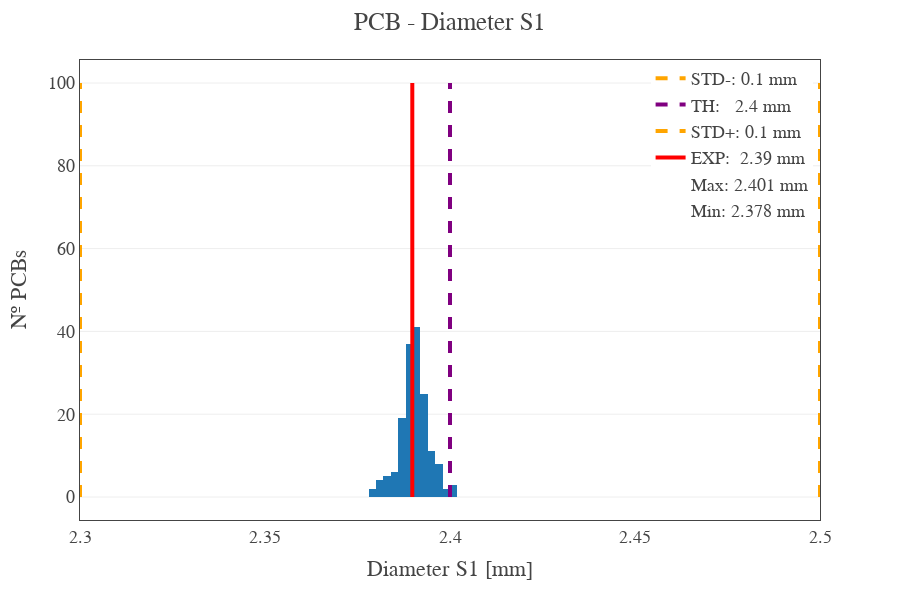
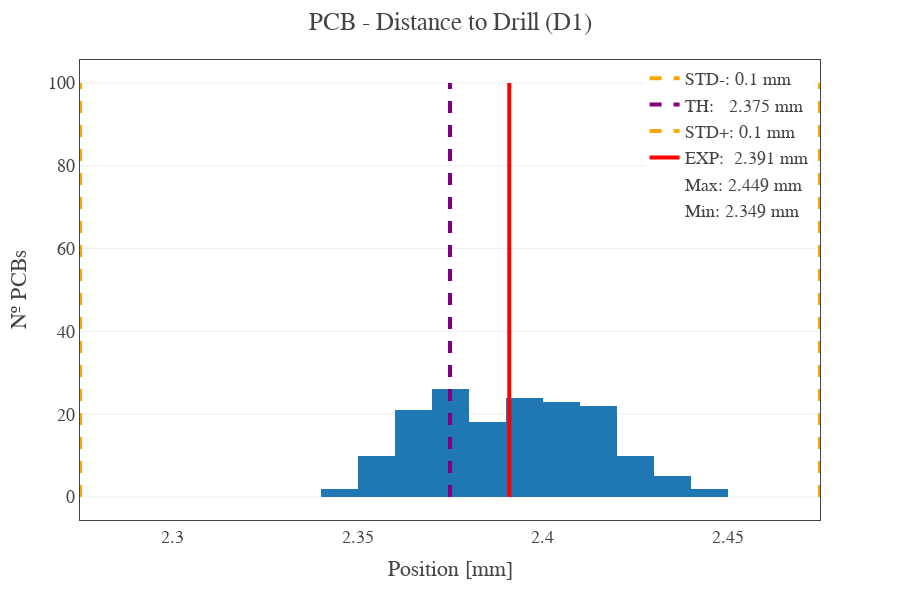
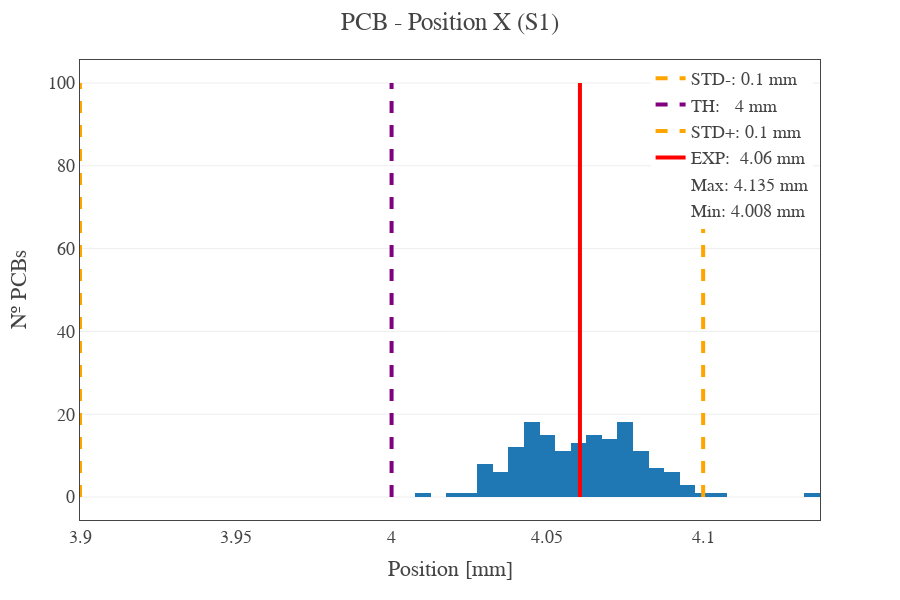
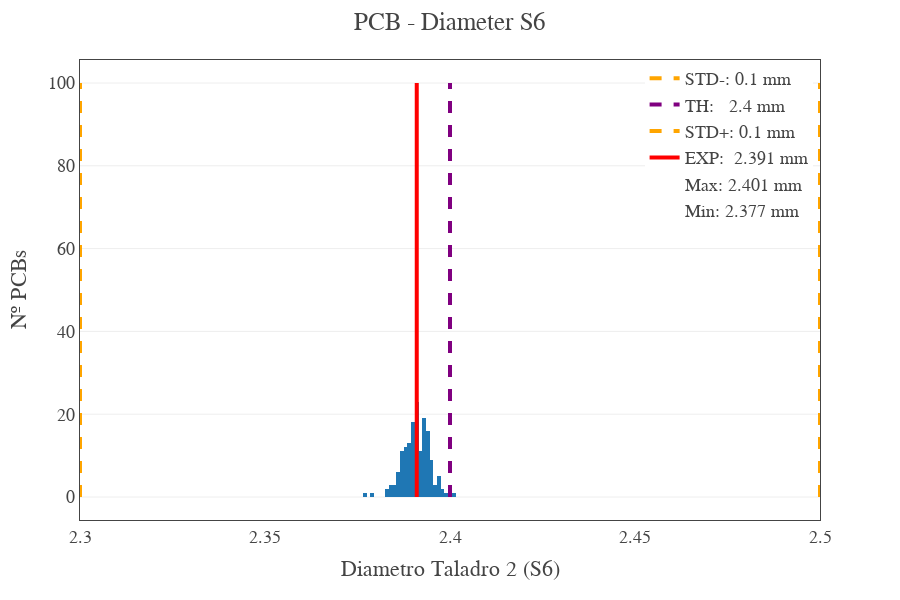

The notebook cell these images were saved under, in order:
### Code cell
titles = ['PCB - Diameter S1', 'PCB - Distance to Drill (D1)', 'PCB - Position X (S1)', 'PCB - Diameter S6', 'PCB - Distance to Drill (D2)', 'PCB - Position X (S6)', 'PCB - Width','PCB - Length', 'PCB - burr lenght (R2) ', 'PCB - burr width (R1)', 'PCB - Longitud rebaje derecho', 'PCB - Anchura rebaje derecho', 'PCB - Distancia entre taladros']
xlabel = ['Diameter S1 [mm]', 'Position [mm]', 'Position [mm]', 'Diametro Taladro 2 (S6)', 'Position [mm]', 'Position [mm]', 'Width [mm]','Lenght [mm]', 'Longitud rebaje izquierdo', 'Anchura rebaje izquierdo', 'Longitud rebaje derecho', 'Anchura rebaje derecho', 'Distancia entre taladros']
ylabel = ['Nº PCBs'] * len(titles)
colums = ['Diametro Taladro 1 (S1)', 'Posición Y S1', 'Posición X S1', 'Diametro Taladro 2 (S6)', 'Posición Y TS6', 'Posición X TS6', 'Anchura (maxima)','Longitud (maxima)', 'Longitud rebaje izquierdo', 'Anchura rebaje izquierdo', 'Longitud rebaje derecho', 'Anchura rebaje derecho', 'Distancia entre taladros']
colors = ["purple","orange","red"]
df_raw = df_pcbs_ids
df_mean =df_pcbs_mean

for i in range(len(titles)): fig = plotlytos(titles[i], xlabel[i], ylabel[i], df_raw, df_mean, colums[i],colors=colors,decimales=3,text_auto=False); fig.show()

# show_html(fig)
# save_html(fig,str(colums[i])+".html")
# fig.write_image(str(colums[i])+".png")

 # NOT SHOWING PLANITUD PORQUE NO ESTA EN LAS ESPECIFICACIONES

### Figure 1 — Plotly figure (JSON) as saved in the notebook; plotly's stock layout.template omitted (floating-point values rounded to 4 significant figures; data arrays with more than 128 entries replaced by an {"elided": "..."} marker saying what was removed)
{"data": [{"alignmentgroup": "True", "bingroup": "x", "hovertemplate": "Diametro Taladro 1 (S1)=%{x}<br>count=%{y}<extra></extra>", "legendgroup": "", "marker": {"color": "#1F77B4", "pattern": {"shape": ""}}, "name": "", "offsetgroup": "", "orientation": "v", "showlegend": false, "type": "histogram", "x": {"elided": "163 float values"}, "xaxis": "x", "yaxis": "y"}, {"line": {"color": "orange", "dash": "dash", "width": 0}, "mode": "lines", "name": "Min: 2.378 mm", "type": "scatter", "x": [null], "y": [null]}, {"line": {"color": "orange", "dash": "dash", "width": 0}, "mode": "lines", "name": "Max: 2.401 mm", "type": "scatter", "x": [null], "y": [null]}, {"line": {"color": "red", "width": 4}, "mode": "lines", "name": "EXP:  2.39 mm", "type": "scatter", "x": [2.39, 2.39], "y": [0, 100]}, {"line": {"color": "orange", "dash": "dash", "width": 4}, "mode": "lines", "name": "STD+: 0.1 mm", "type": "scatter", "x": [2.5, 2.5], "y": [0, 100]}, {"line": {"color": "purple", "dash": "dash", "width": 4}, "mode": "lines", "name": "TH:   2.4 mm", "type": "scatter", "x": [2.4, 2.4], "y": [0, 100]}, {"line": {"color": "orange", "dash": "dash", "width": 4}, "mode": "lines", "name": "STD-: 0.1 mm", "type": "scatter", "x": [2.3, 2.3], "y": [0, 100]}], "layout": {"barmode": "stack", "font": {"family": "serif"}, "height": 600, "legend": {"title": {"text": ""}, "tracegroupgap": 0, "x": 0.99, "xanchor": "right", "yanchor": "top"}, "margin": {"t": 60}, "showlegend": true, "title": {"text": "PCB - Diameter S1"}, "width": 900, "xaxis": {"anchor": "y", "domain": [0, 1], "mirror": true, "showline": true, "title": {"text": "Diameter S1 [mm]"}, "zeroline": false}, "yaxis": {"anchor": "x", "domain": [0, 1], "mirror": true, "showline": true, "title": {"text": "Nº PCBs"}, "zeroline": false}}}

### Figure 2 — Plotly figure (JSON) as saved in the notebook; plotly's stock layout.template omitted (floating-point values rounded to 4 significant figures; data arrays with more than 128 entries replaced by an {"elided": "..."} marker saying what was removed)
{"data": [{"alignmentgroup": "True", "bingroup": "x", "hovertemplate": "Posición Y S1=%{x}<br>count=%{y}<extra></extra>", "legendgroup": "", "marker": {"color": "#1F77B4", "pattern": {"shape": ""}}, "name": "", "offsetgroup": "", "orientation": "v", "showlegend": false, "type": "histogram", "x": {"elided": "163 float values"}, "xaxis": "x", "yaxis": "y"}, {"line": {"color": "orange", "dash": "dash", "width": 0}, "mode": "lines", "name": "Min: 2.349 mm", "type": "scatter", "x": [null], "y": [null]}, {"line": {"color": "orange", "dash": "dash", "width": 0}, "mode": "lines", "name": "Max: 2.449 mm", "type": "scatter", "x": [null], "y": [null]}, {"line": {"color": "red", "width": 4}, "mode": "lines", "name": "EXP:  2.391 mm", "type": "scatter", "x": [2.391, 2.391], "y": [0, 100]}, {"line": {"color": "orange", "dash": "dash", "width": 4}, "mode": "lines", "name": "STD+: 0.1 mm", "type": "scatter", "x": [2.475, 2.475], "y": [0, 100]}, {"line": {"color": "purple", "dash": "dash", "width": 4}, "mode": "lines", "name": "TH:   2.375 mm", "type": "scatter", "x": [2.375, 2.375], "y": [0, 100]}, {"line": {"color": "orange", "dash": "dash", "width": 4}, "mode": "lines", "name": "STD-: 0.1 mm", "type": "scatter", "x": [2.275, 2.275], "y": [0, 100]}], "layout": {"barmode": "stack", "font": {"family": "serif"}, "height": 600, "legend": {"title": {"text": ""}, "tracegroupgap": 0, "x": 0.99, "xanchor": "right", "yanchor": "top"}, "margin": {"t": 60}, "showlegend": true, "title": {"text": "PCB - Distance to Drill (D1)"}, "width": 900, "xaxis": {"anchor": "y", "domain": [0, 1], "mirror": true, "showline": true, "title": {"text": "Position [mm]"}, "zeroline": false}, "yaxis": {"anchor": "x", "domain": [0, 1], "mirror": true, "showline": true, "title": {"text": "Nº PCBs"}, "zeroline": false}}}

### Figure 3 — Plotly figure (JSON) as saved in the notebook; plotly's stock layout.template omitted (floating-point values rounded to 4 significant figures; data arrays with more than 128 entries replaced by an {"elided": "..."} marker saying what was removed)
{"data": [{"alignmentgroup": "True", "bingroup": "x", "hovertemplate": "Posición X S1=%{x}<br>count=%{y}<extra></extra>", "legendgroup": "", "marker": {"color": "#1F77B4", "pattern": {"shape": ""}}, "name": "", "offsetgroup": "", "orientation": "v", "showlegend": false, "type": "histogram", "x": {"elided": "163 float values"}, "xaxis": "x", "yaxis": "y"}, {"line": {"color": "orange", "dash": "dash", "width": 0}, "mode": "lines", "name": "Min: 4.008 mm", "type": "scatter", "x": [null], "y": [null]}, {"line": {"color": "orange", "dash": "dash", "width": 0}, "mode": "lines", "name": "Max: 4.135 mm", "type": "scatter", "x": [null], "y": [null]}, {"line": {"color": "red", "width": 4}, "mode": "lines", "name": "EXP:  4.06 mm", "type": "scatter", "x": [4.06, 4.06], "y": [0, 100]}, {"line": {"color": "orange", "dash": "dash", "width": 4}, "mode": "lines", "name": "STD+: 0.1 mm", "type": "scatter", "x": [4.1, 4.1], "y": [0, 100]}, {"line": {"color": "purple", "dash": "dash", "width": 4}, "mode": "lines", "name": "TH:   4 mm", "type": "scatter", "x": [4, 4], "y": [0, 100]}, {"line": {"color": "orange", "dash": "dash", "width": 4}, "mode": "lines", "name": "STD-: 0.1 mm", "type": "scatter", "x": [3.9, 3.9], "y": [0, 100]}], "layout": {"barmode": "stack", "font": {"family": "serif"}, "height": 600, "legend": {"title": {"text": ""}, "tracegroupgap": 0, "x": 0.99, "xanchor": "right", "yanchor": "top"}, "margin": {"t": 60}, "showlegend": true, "title": {"text": "PCB - Position X (S1)"}, "width": 900, "xaxis": {"anchor": "y", "domain": [0, 1], "mirror": true, "showline": true, "title": {"text": "Position [mm]"}, "zeroline": false}, "yaxis": {"anchor": "x", "domain": [0, 1], "mirror": true, "showline": true, "title": {"text": "Nº PCBs"}, "zeroline": false}}}

### Figure 4 — Plotly figure (JSON) as saved in the notebook; plotly's stock layout.template omitted (floating-point values rounded to 4 significant figures; data arrays with more than 128 entries replaced by an {"elided": "..."} marker saying what was removed)
{"data": [{"alignmentgroup": "True", "bingroup": "x", "hovertemplate": "Diametro Taladro 2 (S6)=%{x}<br>count=%{y}<extra></extra>", "legendgroup": "", "marker": {"color": "#1F77B4", "pattern": {"shape": ""}}, "name": "", "offsetgroup": "", "orientation": "v", "showlegend": false, "type": "histogram", "x": {"elided": "163 float values"}, "xaxis": "x", "yaxis": "y"}, {"line": {"color": "orange", "dash": "dash", "width": 0}, "mode": "lines", "name": "Min: 2.377 mm", "type": "scatter", "x": [null], "y": [null]}, {"line": {"color": "orange", "dash": "dash", "width": 0}, "mode": "lines", "name": "Max: 2.401 mm", "type": "scatter", "x": [null], "y": [null]}, {"line": {"color": "red", "width": 4}, "mode": "lines", "name": "EXP:  2.391 mm", "type": "scatter", "x": [2.391, 2.391], "y": [0, 100]}, {"line": {"color": "orange", "dash": "dash", "width": 4}, "mode": "lines", "name": "STD+: 0.1 mm", "type": "scatter", "x": [2.5, 2.5], "y": [0, 100]}, {"line": {"color": "purple", "dash": "dash", "width": 4}, "mode": "lines", "name": "TH:   2.4 mm", "type": "scatter", "x": [2.4, 2.4], "y": [0, 100]}, {"line": {"color": "orange", "dash": "dash", "width": 4}, "mode": "lines", "name": "STD-: 0.1 mm", "type": "scatter", "x": [2.3, 2.3], "y": [0, 100]}], "layout": {"barmode": "stack", "font": {"family": "serif"}, "height": 600, "legend": {"title": {"text": ""}, "tracegroupgap": 0, "x": 0.99, "xanchor": "right", "yanchor": "top"}, "margin": {"t": 60}, "showlegend": true, "title": {"text": "PCB - Diameter S6"}, "width": 900, "xaxis": {"anchor": "y", "domain": [0, 1], "mirror": true, "showline": true, "title": {"text": "Diametro Taladro 2 (S6)"}, "zeroline": false}, "yaxis": {"anchor": "x", "domain": [0, 1], "mirror": true, "showline": true, "title": {"text": "Nº PCBs"}, "zeroline": false}}}
